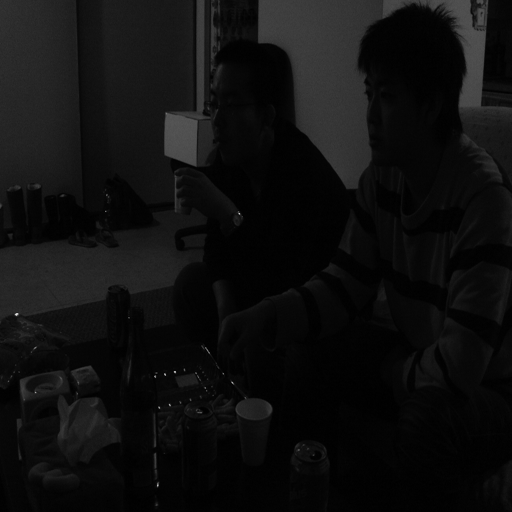
#> input picture CIS2/livingroom.png, 512 x 512 px
$ python He.py
#> lines starting #> are read from the running program, lines starting #| are printed output that depends on the picture
# -*- coding: utf-8 -*-
"""
Created on Mon Oct  5 00:00:41 2020

@author: chen
"""

import numpy as np
from PIL import Image
import matplotlib.pyplot as plt
url="livingroom.png"
img=np.array(Image.open(url))
#> img is the input picture: shape (512, 512); min 0, max 228, mean 15.2

hist,bins = np.histogram(img.flatten(),256,[0,256])
#> hist = 256 values, max 30789 at index 2, min 0 at index 88, mean 1024; bins = 257 values from 0 to 256
cdf=hist.cumsum()
#> cdf = 256 values from 858 to 262144
cdf_normalized=cdf*hist.max()/cdf.max()
#> cdf_normalized = 256 values from 100.8 to 30789
plt.plot(cdf_normalized,'b')
plt.hist(img.flatten(),256,[0,256], color = 'r')
plt.xlim([0,256])
plt.show()
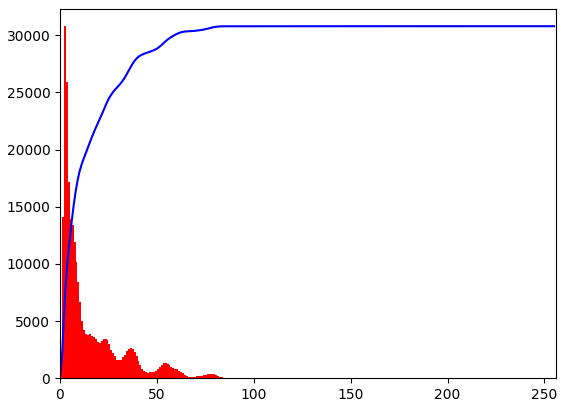
#> figure drawn by matplotlib, 1 panel; tallest bar 30789 high, from x = 2 to 3; curve peaks at x = 228, y = 30789
cdf_m = np.ma.masked_equal(cdf,0)
cdf_m = (cdf_m - cdf_m.min())*255/(cdf_m.max()-cdf_m.min())
cdf = np.ma.filled(cdf_m,0).astype('uint8')
#> cdf = 256 values from 0 to 255


img2=Image.fromarray(cdf[img])
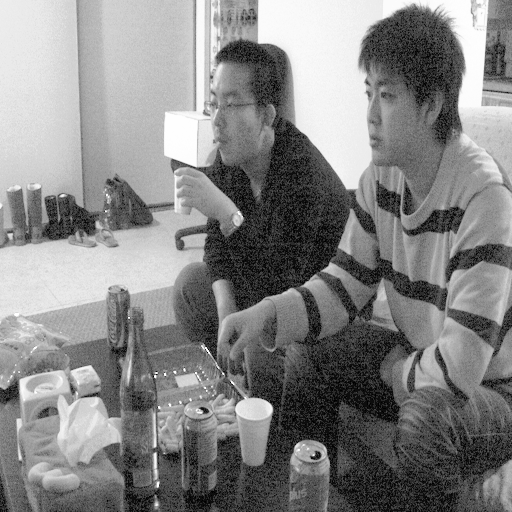
#> img2: PIL image 512x512 L; min 0, max 255, mean 132.4
img2.show()

$ run again, with CIS2/nightview.png copied over CIS2/livingroom.png
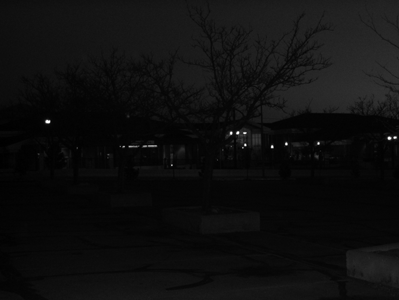
#> input picture CIS2/nightview.png, 399 x 300 px
#> img is the input picture: shape (300, 399); min 0, max 255, mean 14.8
#> hist = 256 values, max 10624 at index 6, min 0 at index 66, mean 467.6; bins = 257 values from 0 to 256
#> `cdf=hist.cumsum()`: cdf = 256 values from 60 to 119700
#> cdf_normalized = 256 values from 5.33 to 10624
#> `plt.show()`:
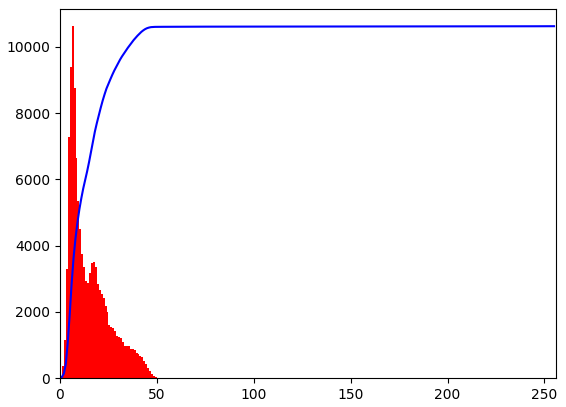
#> figure drawn by matplotlib, 1 panel; tallest bar 10624 high, from x = 6 to 7; curve peaks at x = 255, y = 10624
#> `cdf = np.ma.filled(cdf_m,0).astype('uint8')`: cdf = 256 values from 0 to 255
#> `img2=Image.fromarray(cdf[img])`:
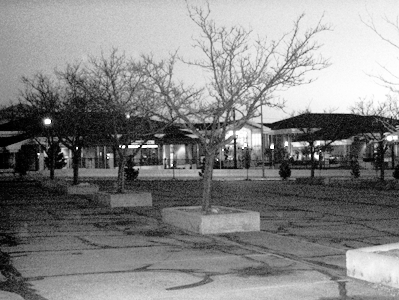
#> img2: PIL image 399x300 L; min 0, max 255, mean 132.1
